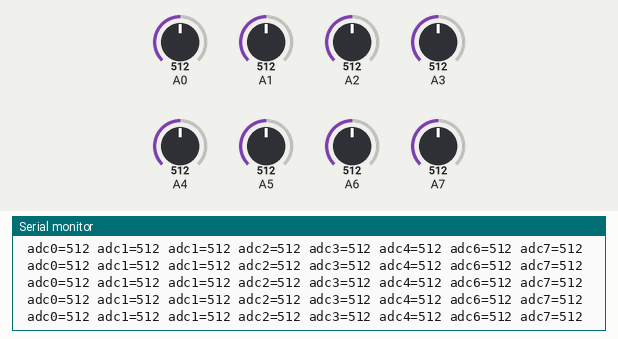
A sketch run on a simulated Arduino Uno, built with avr-gcc and run on an emulated ATmega328P. On the bench: the last lines printed to the serial monitor. The inputs (shaded band) are chosen by the test bench; at power-on: A0 = 512, A1 = 512, A2 = 512, A3 = 512, A4 = 512, A5 = 512, A6 = 512, A7 = 512.

Above: at 1.2 s.
1.3 s: A0 set to 108
At 2.3 s:
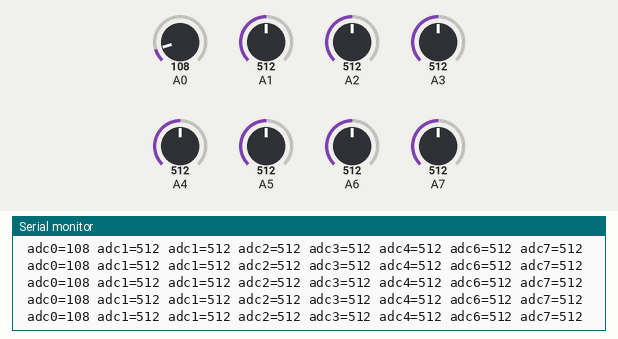
2.8 s: A0 set to 90
At 3.3 s:
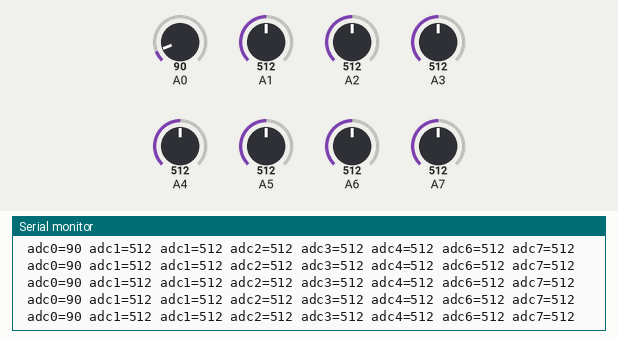
5.8 s: A1 set to 105
At 6.4 s:
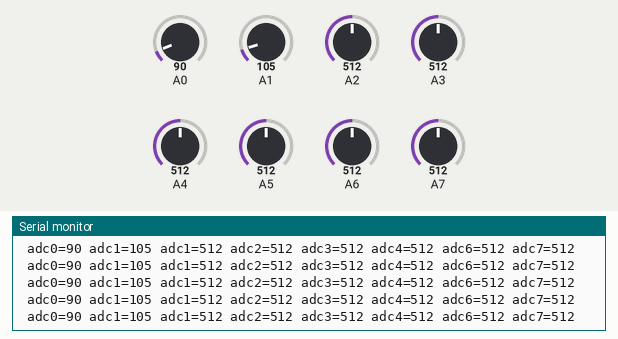
8.8 s: A1 set to 95
At 9.5 s:
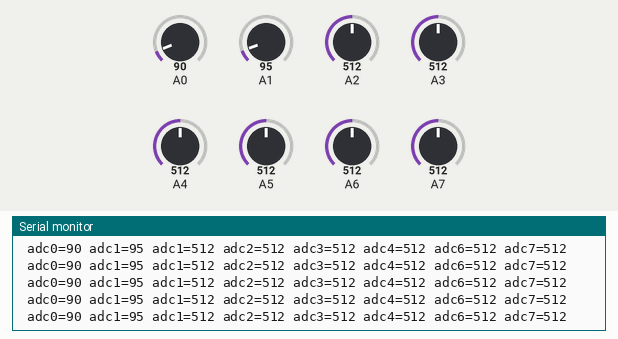
Timing chart, 0 to 11.8 s (numbered marks = the images above; inputs shaded):
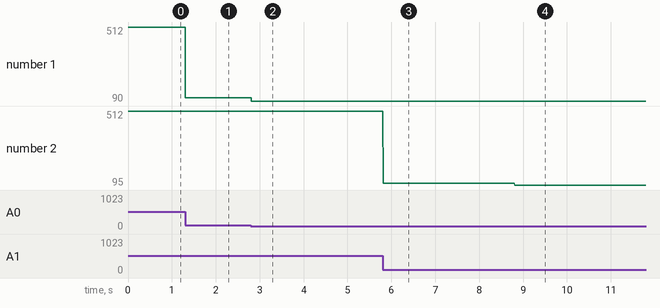

The sketch:

ADCTest.ino
```cpp
void setup() {
  Serial.begin(115200);
}

void loop() {
  Serial.print(" adc0=");    //func param
  Serial.print(analogRead(0));  //func param
  Serial.print(" adc1=");    //func param
  Serial.print(analogRead(1));  //func param
  Serial.print(" adc1=");    //func param
  Serial.print(analogRead(2));  //func param
  Serial.print(" adc2=");    //func param
  Serial.print(analogRead(3));  //func param
  Serial.print(" adc3=");    //func param
  Serial.print(analogRead(4));  //func param
  Serial.print(" adc4=");    //func param
  Serial.print(analogRead(5));  //func param
  Serial.print(" adc6=");    //func param
  Serial.print(analogRead(6));  //func param
  Serial.print(" adc7=");    //func param
  Serial.print(analogRead(7));  //func param
  Serial.print("\n");        //func param
}
```

Measured:
- after the input at 1.3 s, the serial monitor: prints a new line at once (image 1)
- after the input at 2.8 s, the serial monitor: prints a new line at once (image 2)
- after the input at 5.8 s, the serial monitor: prints a new line at once (image 3)
- after the input at 8.8 s, the serial monitor: prints a new line at once (image 4)
- plotted number 1: 512 → 108 after the input at 1.3 s, 108 → 90 after the input at 2.8 s
- plotted number 2: 512 → 105 after the input at 5.8 s, 105 → 95 after the input at 8.8 s
